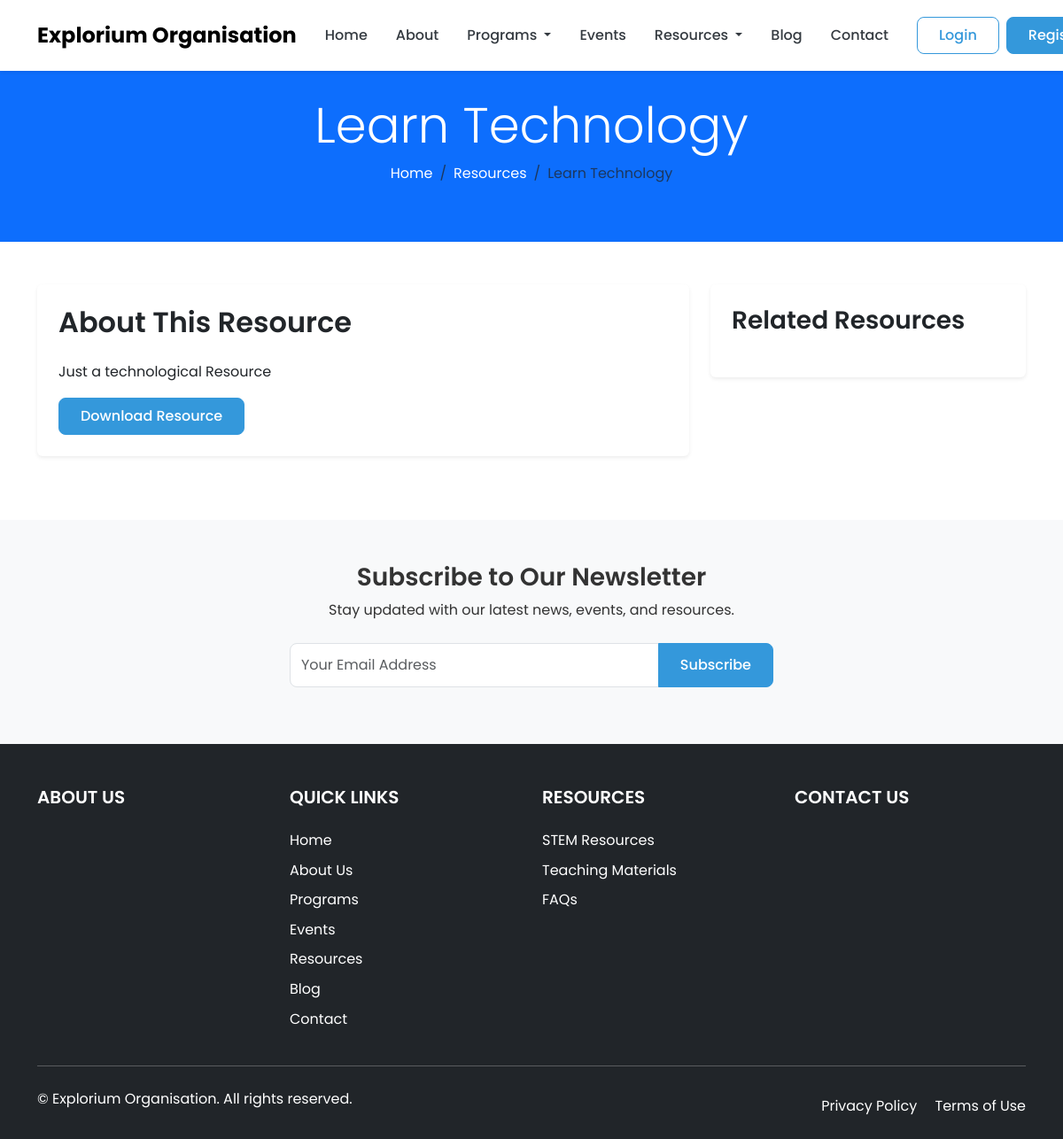
The page /resources/learn-technology/ on the database its author committed.
### core/models.py (models this page shows, shortened)
class SiteSettings(models.Model):
    site_name = models.CharField(_("Site Name"), max_length=100, default="Explorium Organisation")
    site_description = models.TextField(_("Site Description"), blank=True)
    logo = models.ImageField(_("Logo"), upload_to='site/', blank=True, null=True)
    favicon = models.ImageField(_("Favicon"), upload_to='site/', blank=True, null=True)
    email = models.EmailField(_("Contact Email"), blank=True)
    phone = models.CharField(_("Contact Phone"), max_length=20, blank=True)
    address = models.TextField(_("Address"), blank=True)
    facebook = models.URLField(_("Facebook URL"), blank=True)
    twitter = models.URLField(_("Twitter URL"), blank=True)
    instagram = models.URLField(_("Instagram URL"), blank=True)
    linkedin = models.URLField(_("LinkedIn URL"), blank=True)
    youtube = models.URLField(_("YouTube URL"), blank=True)
    class Meta:
        verbose_name = _("Site Settings")
        verbose_name_plural = _("Site Settings")

### resources/models.py (models this page shows, shortened)
class Resource(models.Model):
    AUDIENCE_CHOICES = (
        ('all', 'All Ages'),
        ('children', 'Children'),
        ('teenagers', 'Teenagers'),
        ('adults', 'Adults'),
        ('teachers', 'Teachers'),
        ('parents', 'Parents'),
    )
    TYPE_CHOICES = (
        ('document', 'Document'),
        ('video', 'Video'),
        ('link', 'External Link'),
        ('image', 'Image'),
        ('audio', 'Audio'),
        ('interactive', 'Interactive Content'),
    )
    title = models.CharField(_("Title"), max_length=200)
    slug = models.SlugField(_("Slug"), max_length=250, unique=True)
    category = models.ForeignKey(ResourceCategory, on_delete=models.CASCADE, related_name='resources')
    resource_type = models.CharField(_("Resource Type"), max_length=20, choices=TYPE_CHOICES)
    audience = models.CharField(_("Target Audience"), max_length=20, choices=AUDIENCE_CHOICES, default='all')
    description = RichTextField(_("Description"))
    thumbnail = models.ImageField(_("Thumbnail"), upload_to='resources/thumbnails/', blank=True, null=True)
    file = models.FileField(_("File"), upload_to='resources/files/', blank=True, null=True)
    video_url = models.URLField(_("Video URL"), blank=True, help_text="YouTube or Vimeo URL")
    external_url = models.URLField(_("External URL"), blank=True)
    is_featured = models.BooleanField(_("Is Featured"), default=False)
    is_active = models.BooleanField(_("Is Active"), default=True)
    download_count = models.PositiveIntegerField(_("Download Count"), default=0)
    tags = TaggableManager(_("Tags"), blank=True)
    created_at = models.DateTimeField(_("Created At"), auto_now_add=True)
    updated_at = models.DateTimeField(_("Updated At"), auto_now=True)
    class Meta:
        verbose_name = _("Resource")
        verbose_name_plural = _("Resources")
        ordering = ['-created_at']

### resources/views.py (the view)
# urls.py: path('<slug:slug>/', ResourceDetailView.as_view(), name='resource_detail'),
class ResourceDetailView(DetailView):
    model = Resource
    template_name = 'resources/resource_detail.html'
    context_object_name = 'resource'
    def get_context_data(self, **kwargs):
        context = super().get_context_data(**kwargs)
        context['related_resources'] = Resource.objects.filter(
            category=self.object.category,
            is_active=True
        ).exclude(id=self.object.id)[:4]
        return context

### core/context_processors.py (called while the page is built)
def site_settings(request):
    try:
        settings = SiteSettings.objects.first()
        if not settings:
            settings = SiteSettings.objects.create()
    except:
        settings = None
    return {'site_settings': settings}

### templates/resources/resource_detail.html (shortened to what this page needs)
{% extends 'base.html' %}
{% block content %}
<section class="page-header bg-primary text-white">
    <div class="container">
        <div class="row">
            <div class="col-12 text-center py-5">
                <h1 class="display-4">{{ resource.title }}</h1>
                <nav aria-label="breadcrumb">
                    <ol class="breadcrumb justify-content-center">
                        <li class="breadcrumb-item"><a href="{% url 'core:home' %}" class="text-white">Home</a></li>
                        <li class="breadcrumb-item"><a href="{% url 'resources:resource_list' %}" class="text-white">Resources</a></li>
                        <li class="breadcrumb-item active" aria-current="page">{{ resource.title }}</li>
                    </ol>
                </nav>
            </div>
        </div>
    </div>
</section>
<section class="resource-detail-section py-5">
    <div class="container">
        <div class="row">
            <div class="col-lg-8 mb-4 mb-lg-0">
                <div class="resource-content card border-0 shadow-sm mb-4">
                    <div class="card-body p-4">
                        <h2 class="mb-4">About This Resource</h2>
                        <p>{{ resource.description|safe }}</p>
                        <a href="{% url 'resources:resource_download' resource.slug %}" class="btn btn-primary">Download Resource</a>
                    </div>
                </div>
            </div>
            <div class="col-lg-4">
                <div class="related-resources card border-0 shadow-sm">
                    <div class="card-body p-4">
                        <h3 class="mb-4">Related Resources</h3>
                    </div>
                </div>
            </div>
        </div>
    </div>
</section>
{% endblock %}

### templates/base.html (shortened to what this page needs)
<!DOCTYPE html>
<html lang="en">
<head>
    <link href="https://cdn.jsdelivr.net/npm/bootstrap@5.3.0/dist/css/bootstrap.min.css" rel="stylesheet">
    <link rel="stylesheet" href="https://cdnjs.cloudflare.com/ajax/libs/font-awesome/6.4.0/css/all.min.css">
    {% load static %}
    <link rel="stylesheet" href="{% static 'css/style.css' %}">
</head>
<body class="{% block body_class %}{% endblock %}">
    <header class="header">
        <nav class="navbar navbar-expand-lg navbar-light bg-white fixed-top shadow-sm">
            <div class="container">
                <a class="navbar-brand" href="{% url 'core:home' %}">
                    {% if site_settings.logo %}
                    <img src="{{ site_settings.logo.url }}" alt="{{ site_settings.site_name }}" height="40">
                    {% else %}
                    {{ site_settings.site_name }}
                    {% endif %}
                </a>
                <div class="collapse navbar-collapse" id="navbarMain">
                    <ul class="navbar-nav ms-auto mb-2 mb-lg-0">
                        <li class="nav-item">
                            <a class="nav-link {% if request.path == '/' %}active{% endif %}" href="{% url 'core:home' %}">Home</a>
                        </li>
                        <li class="nav-item">
                            <a class="nav-link {% if request.path == '/about/' %}active{% endif %}" href="{% url 'core:about' %}">About</a>
                        </li>
                        <li class="nav-item dropdown">
                            <a class="nav-link dropdown-toggle" href="#" id="programsDropdown" role="button" data-bs-toggle="dropdown" aria-expanded="false">
                                Programs
                            </a>
                        </li>
                        <li class="nav-item">
                            <a class="nav-link {% if '/events/' in request.path %}active{% endif %}" href="{% url 'events:event_list' %}">Events</a>
                        </li>
                        <li class="nav-item dropdown">
                            <a class="nav-link dropdown-toggle" href="#" id="resourcesDropdown" role="button" data-bs-toggle="dropdown" aria-expanded="false">
                                Resources
                            </a>
                        </li>
                        <li class="nav-item">
                            <a class="nav-link {% if '/blog/' in request.path %}active{% endif %}" href="{% url 'blog:post_list' %}">Blog</a>
                        </li>
                        <li class="nav-item">
                            <a class="nav-link {% if request.path == '/contact/' %}active{% endif %}" href="{% url 'core:contact' %}">Contact</a>
                        </li>
                    </ul>
                    <div class="d-flex ms-lg-3">
                        {% if user.is_authenticated %}
                        <div class="dropdown">
                            <button class="btn btn-primary dropdown-toggle" type="button" id="userDropdown" data-bs-toggle="dropdown" aria-expanded="false">
                                {{ user.first_name|default:user.username }}
                            </button>
                            <ul class="dropdown-menu dropdown-menu-end" aria-labelledby="userDropdown">
                                <li><a class="dropdown-item" href="{% url 'accounts:profile' %}">My Profile</a></li>
                                <li><a class="dropdown-item" href="{% url 'accounts:dashboard' %}">Dashboard</a></li>
                                {% if user.is_staff %}
                                <li><a class="dropdown-item" href="{% url 'admin:index' %}">Admin Panel</a></li>
                                {% endif %}
                                <li><hr class="dropdown-divider"></li>
                                <li><a class="dropdown-item" href="{% url 'account_logout' %}">Logout</a></li>
                            </ul>
                        </div>
                        {% else %}
                        <a href="{% url 'accounts:account_login' %}" class="btn btn-outline-primary me-2">Login</a>
                        <a href="{% url 'accounts:account_signup' %}" class="btn btn-primary">Register</a>
                        {% endif %}
                    </div>
                </div>
            </div>
        </nav>
    </header>
    <main class="main-content">
        {% block content %}{% endblock %}
    </main>
    <section class="newsletter-section bg-light py-5">
        <div class="container">
            <div class="row justify-content-center">
                <div class="col-lg-6 text-center">
                    <h3>Subscribe to Our Newsletter</h3>
                    <p class="mb-4">Stay updated with our latest news, events, and resources.</p>
                    <form action="{% url 'core:newsletter_subscribe' %}" method="post" id="newsletter-form" class="newsletter-form">
                        <div class="input-group mb-3">
                            <input type="email" name="email" class="form-control" placeholder="Your Email Address" required>
                            <button class="btn btn-primary" type="submit">Subscribe</button>
                        </div>
                    </form>
                </div>
            </div>
        </div>
    </section>
    <footer class="footer bg-dark text-white pt-5 pb-3">
        <div class="container">
            <div class="row">
                <div class="col-lg-3 col-md-6 mb-4 mb-lg-0">
                    <h5 class="text-uppercase mb-4">About Us</h5>
                </div>
                <div class="col-lg-3 col-md-6 mb-4 mb-lg-0">
                    <h5 class="text-uppercase mb-4">Quick Links</h5>
                    <ul class="list-unstyled">
                        <li class="mb-2"><a href="{% url 'core:home' %}" class="text-white">Home</a></li>
                        <li class="mb-2"><a href="{% url 'core:about' %}" class="text-white">About Us</a></li>
                        <li class="mb-2"><a href="{% url 'programs:program_list' %}" class="text-white">Programs</a></li>
                        <li class="mb-2"><a href="{% url 'events:event_list' %}" class="text-white">Events</a></li>
                        <li class="mb-2"><a href="{% url 'resources:resource_list' %}" class="text-white">Resources</a></li>
                        <li class="mb-2"><a href="{% url 'blog:post_list' %}" class="text-white">Blog</a></li>
                        <li><a href="{% url 'core:contact' %}" class="text-white">Contact</a></li>
                    </ul>
                </div>
                <div class="col-lg-3 col-md-6 mb-4 mb-md-0">
                    <h5 class="text-uppercase mb-4">Resources</h5>
                    <ul class="list-unstyled">
                        <li class="mb-2"><a href="{% url 'resources:resource_list' %}" class="text-white">STEM Resources</a></li>
                        <li class="mb-2"><a href="{% url 'resources:teaching_material_list' %}" class="text-white">Teaching Materials</a></li>
                        <li class="mb-2"><a href="{% url 'core:faq' %}" class="text-white">FAQs</a></li>
                    </ul>
                </div>
                <div class="col-lg-3 col-md-6">
                    <h5 class="text-uppercase mb-4">Contact Us</h5>
                </div>
            </div>
            <hr class="my-4">
            <div class="row align-items-center">
                <div class="col-md-7 col-lg-8">
                    <p>© {{ current_year }} {{ site_settings.site_name }}. All rights reserved.</p>
                </div>
                <div class="col-md-5 col-lg-4">
                    <div class="text-md-end">
                        <a href="#" class="text-white me-3">Privacy Policy</a>
                        <a href="#" class="text-white">Terms of Use</a>
                    </div>
                </div>
            </div>
        </div>
    </footer>
</body>
</html>

### static/css/style.css (style rules this page uses)
:root { --primary-color: #3498db; --secondary-color: #2980b9; --accent-color: #1abc9c; --light-color: #f8f9fa; --dark-color: #343a40; --gray-color: #6c757d; --success-color: #28a745; --warning-color: #ffc107; --danger-color: #dc3545; --info-color: #17a2b8; --shadow-sm: 0 .125rem .25rem rgba(0,0,0,.075); --shadow: 0 .5rem 1rem rgba(0,0,0,.15); --shadow-lg: 0 1rem 3rem rgba(0,0,0,.175); --transition: all 0.3s ease; --radius: 0.5rem; --radius-sm: 0.25rem; --radius-lg: 1rem; }
body { font-family: 'Poppins', sans-serif; color: #333; line-height: 1.6; overflow-x: hidden; }
h1, h2, h3, h4, h5, h6 { font-weight: 600; }
a { color: var(--primary-color); text-decoration: none; transition: var(--transition); }
.btn { border-radius: var(--radius); padding: 0.5rem 1.5rem; font-weight: 500; transition: var(--transition); }
.btn-primary { background-color: var(--primary-color); border-color: var(--primary-color); }
.btn-outline-primary { color: var(--primary-color); border-color: var(--primary-color); }
.header { margin-bottom: 60px; }
.navbar { padding: 1rem 0; transition: var(--transition); }
.navbar-brand { font-weight: 700; font-size: 1.5rem; }
.navbar-light .navbar-nav .nav-link { color: var(--dark-color); font-weight: 500; padding: 0.5rem 1rem; }
.newsletter-section { padding: 4rem 0; }
.newsletter-form .form-control { height: 50px; border-radius: var(--radius) 0 0 var(--radius); }
.newsletter-form .btn { border-radius: 0 var(--radius) var(--radius) 0; height: 50px; }
.footer { background-color: var(--dark-color); }
.footer a { color: rgba(255, 255, 255, 0.7); transition: var(--transition); }

### rows shown on the page
SiteSettings: site_name "Explorium Organisation"
Resource: title "Learn Technology", description "Just a technological Resource"
